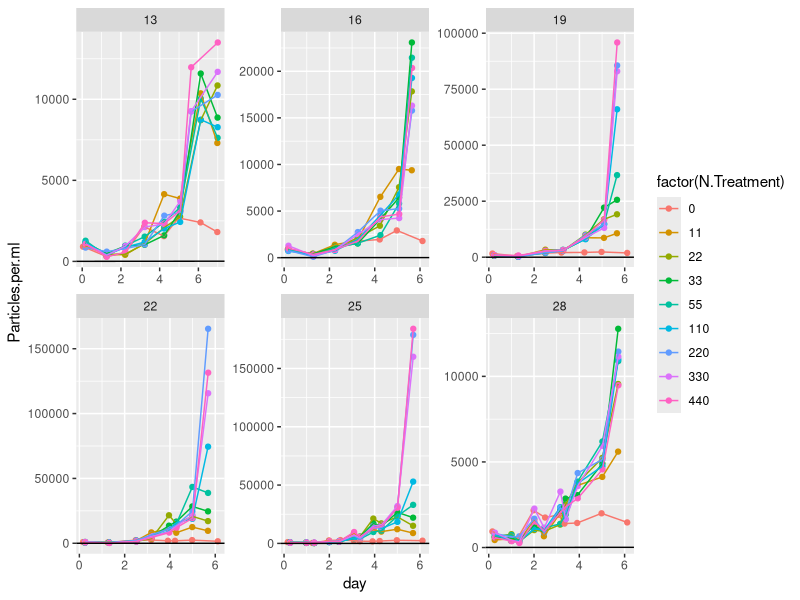
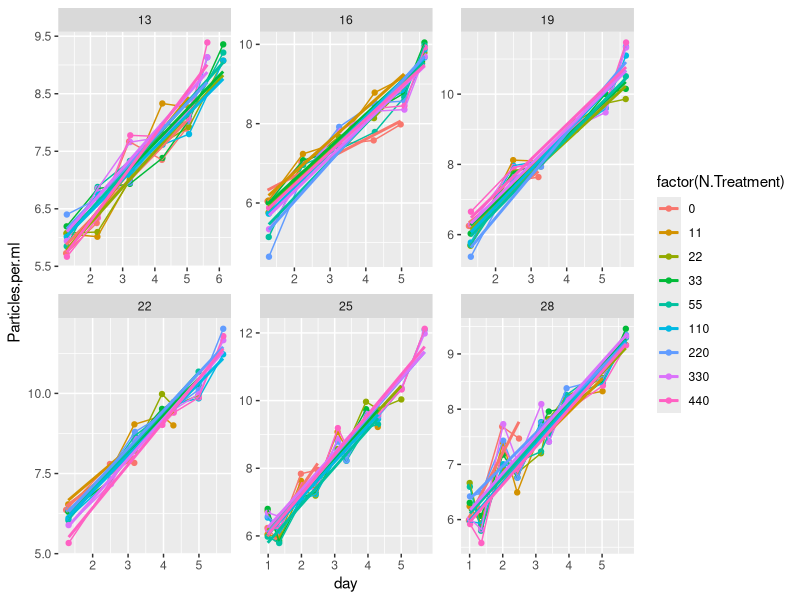

Generate these figures, in order, with R: (Note: this script raises an error after producing the figures.)
library(tidyverse)
library(broom)
library(minpack.lm)
library(purrr)
library(stringr)
library(dplyr)

CS <- read_csv("data/monod_data/CS_15_08_04.csv")


#take raw data, add actual N concentrations
CSN<- CS %>% 	
  mutate(day = Hours.since.Innoc/24) %>% 
  mutate(N.Treatment = str_replace(N.Treatment, "1", "11")) %>%
  mutate(N.Treatment = str_replace(N.Treatment, "2", "22")) %>% 
  mutate(N.Treatment = str_replace(N.Treatment, "3", "33")) %>%
  mutate(N.Treatment = str_replace(N.Treatment, "4", "55")) %>%
  mutate(N.Treatment = str_replace(N.Treatment, "5", "110")) %>%
  mutate(N.Treatment = str_replace(N.Treatment, "6", "220")) %>%
  mutate(N.Treatment = str_replace(N.Treatment, "7", "330")) %>%
  mutate(N.Treatment = str_replace(N.Treatment, "8", "440")) %>%  
  mutate(N.Treatment = str_replace(N.Treatment, "1105", "55")) %>% 
  mutate(N.Treatment = as.numeric(N.Treatment))

#plot raw data 
CSN %>% 
  #mutate(Particles.per.ml = log(Particles.per.ml)) %>% 
  ggplot(data = ., aes(x = day, y = Particles.per.ml, color = factor(N.Treatment))) + geom_point() +
  facet_wrap( ~ Temperature, scales = "free") + geom_line() + geom_abline(slope = 1, intercept = 5)


#filter out data where K seems to have been reaCSed beyond the variability expected by noise (quite arbitrary)
CSfiltered<- CS %>% 
  mutate(day = Hours.since.Innoc/24) %>% 
  #filter(day>0.5) %>% 
  filter(  Temperature == 13 & N.Treatment == 8 & day<6.5 & day>0.5|
           Temperature == 13 & N.Treatment == 7 & day<6.5 & day>0.5|
           Temperature == 13 & N.Treatment == 6 & day<6.5 & day>0.5| 
           Temperature == 13 & N.Treatment == 5 & day<6.5 & day>0.5|
           Temperature == 13 & N.Treatment == 4 & day<6.5 & day>0.5|
           Temperature == 13 & N.Treatment == 3 & day<6.5 & day>0.5|
           Temperature == 13 & N.Treatment == 2 & day<6.5 & day>0.5|
           Temperature == 13 & N.Treatment == 1 & day<5.5 & day>0.5|
           Temperature == 13 & N.Treatment == 0 & day<5.5 & day>0.5|
           Temperature == 16 & N.Treatment == 8 & day<6|
           Temperature == 16 & N.Treatment == 7 & day<6|
           Temperature == 16 & N.Treatment == 6 & day<6| 
           Temperature == 16 & N.Treatment == 5 & day<6|
           Temperature == 16 & N.Treatment == 4 & day<6|
           Temperature == 16 & N.Treatment == 3 & day<6|
           Temperature == 16 & N.Treatment == 2 & day<6|
           Temperature == 16 & N.Treatment == 1 & day<5.5|
           Temperature == 16 & N.Treatment == 0 & day<5.5 & day>0.5|
           Temperature == 19 & N.Treatment == 8 & day<6|
           Temperature == 19 & N.Treatment == 7 & day<6|
           Temperature == 19 & N.Treatment == 6 & day<6| 
           Temperature == 19 & N.Treatment == 5 & day<6|
           Temperature == 19 & N.Treatment == 4 & day<6|
           Temperature == 19 & N.Treatment == 3 & day<6 |
           Temperature == 19 & N.Treatment == 2 & day<6 |
           Temperature == 19 & N.Treatment == 1 & day<5 |
           Temperature == 19 & N.Treatment == 0 & day<3.5 & day>0.5|
           Temperature == 22 & N.Treatment == 8 & day<6 |
           Temperature == 22 & N.Treatment == 7 & day<6 |
           Temperature == 22 & N.Treatment == 6 & day<6 | 
           Temperature == 22 & N.Treatment == 5 & day<6 |
           Temperature == 22 & N.Treatment == 4 & day<5.5 |
           Temperature == 22 & N.Treatment == 3 & day<5.5 |
           Temperature == 22 & N.Treatment == 2 & day<5.5 |
           Temperature == 22 & N.Treatment == 1 & day<4.5 |
           Temperature == 22 & N.Treatment == 0 & day<3.5 & day>0.5|
           Temperature == 25 & N.Treatment == 8 & day<6 |
           Temperature == 25 & N.Treatment == 7 & day<6 |
           Temperature == 25 & N.Treatment == 6 & day<6 | 
           Temperature == 25 & N.Treatment == 5 & day<4.5 |
           Temperature == 25 & N.Treatment == 4 & day<4.5 |
           Temperature == 25 & N.Treatment == 3 & day<4.5 |
           Temperature == 25 & N.Treatment == 2 & day<5.5 |
           Temperature == 25 & N.Treatment == 1 & day<4.5 |
           Temperature == 25 & N.Treatment == 0 & day<2.8 & day>0.5|
           Temperature == 28 & N.Treatment == 8 & day<6 |
           Temperature == 28 & N.Treatment == 7 & day<6 |
           Temperature == 28 & N.Treatment == 6 & day<6 | 
           Temperature == 28 & N.Treatment == 5 & day<6 |
           Temperature == 28 & N.Treatment == 4 & day<6 |
           Temperature == 28 & N.Treatment == 3 & day<6 |
           Temperature == 28 & N.Treatment == 2 & day<6 |
           Temperature == 28 & N.Treatment == 1 & day<5.5 |
           Temperature == 28 & N.Treatment == 0 & day>0.5 & day<2.8  )

#take filtered data, add actual N concentrations
CSfilteredN <- CSfiltered %>% 	
  mutate(N.Treatment = str_replace(N.Treatment, "1", "11")) %>%
  mutate(N.Treatment = str_replace(N.Treatment, "2", "22")) %>% 
  mutate(N.Treatment = str_replace(N.Treatment, "3", "33")) %>%
  mutate(N.Treatment = str_replace(N.Treatment, "4", "55")) %>%
  mutate(N.Treatment = str_replace(N.Treatment, "5", "110")) %>%
  mutate(N.Treatment = str_replace(N.Treatment, "6", "220")) %>%
  mutate(N.Treatment = str_replace(N.Treatment, "7", "330")) %>%
  mutate(N.Treatment = str_replace(N.Treatment, "8", "440")) %>%  
  mutate(N.Treatment = str_replace(N.Treatment, "1105", "55")) %>% 
  mutate(N.Treatment = as.numeric(N.Treatment))


#plot filtered data - linear model fits...
CSfilteredN %>% 
  filter(day>0.5) %>% 
  mutate(Particles.per.ml = log(Particles.per.ml+1)) %>% 
  ggplot(data = ., aes(x = day, y = Particles.per.ml, color = factor(N.Treatment))) + geom_point() +
  facet_wrap( ~ Temperature, scales = "free") + geom_line() + 
  geom_smooth(method=lm, se=FALSE) 


linear_r<-CSfilteredN %>% 
    mutate(Particles.per.ml = log(Particles.per.ml)) %>% 
    filter(day>0.5) %>% 
    group_by(N.Treatment, Temperature) %>% 
    do(tidy(lm(Particles.per.ml ~ day, data=.))) 
write_csv(linear_r, "data-processed/CS_r_lm.csv")

#plot monod curves with error
linear_r %>% 
    filter(term=="day") %>% 
    ggplot(aes(x = N.Treatment, y = estimate, color = factor(N.Treatment))) + geom_point(size = 4) +
      theme_bw() + facet_wrap( ~ Temperature) + 
    geom_errorbar(aes(ymin=estimate-std.error, ymax=estimate+std.error), width=.2)
ggsave("figures/CS_monod_curves.png")

#plot linear fit over raw data
linear_r_aug<- CSfilteredN %>% 
  mutate(Particles.per.ml = log(Particles.per.ml+1)) %>% 
  filter(day>0.5) %>% 
  group_by(N.Treatment, Temperature) %>% 
  do(augment(lm(Particles.per.ml ~ day, data=.))) 

CSN %>% 
  mutate(Particles.per.ml = log(Particles.per.ml)) %>% 
  #filter(N.Treatment %in% c(330,440)) %>% 
  filter(Temperature %in% c(13)) %>% 
  ggplot(data = ., aes(x = day, y = Particles.per.ml, color = factor(N.Treatment))) + 
           geom_point() +
  facet_wrap( ~ N.Treatment, scales = "free") + geom_line() + 
  geom_line(data=subset(linear_r_aug, linear_r_aug$Temperature %in% c(13)), aes(x=day, y=.fitted, colour=factor(N.Treatment)))
  #geom_line(data=linear_r_aug, aes(x=day, y=.fitted, colour=factor(N.Treatment)))

ggsave("figures/CS_linear_R_fits.png")

#fitting monod curve -------
CS_r_lm<-read_csv("data-processed/CS_r_lm.csv") #read in the data

CS_ks_umax<-CS_r_lm %>%
  filter(N.Treatment!=0) %>%
  filter(term=="day") %>% 
  group_by(Temperature) %>% 
  mutate(r_estimate=estimate) %>% 
  do(tidy(nls(r_estimate ~ umax* (N.Treatment / (ks+ N.Treatment)),
              data= .,  start=list(ks = 0.001, umax = 0.01), algorithm="port", lower=list(c=0, d=0),
              control = nls.control(maxiter=100, minFactor=1/204800000))))
write_csv(CS_ks_umax, "data-processed/CS_ks_umax.csv")

CS_ks_umax_fitted<-CS_r_lm %>%
  filter(N.Treatment!=0) %>%
  filter(term=="day") %>% 
  group_by(Temperature) %>% 
  mutate(r_estimate=estimate) %>% 
  do(augment(nls(r_estimate ~ umax* (N.Treatment / (ks+ N.Treatment)),
                 data= .,  start=list(ks = 0.001, umax = 0.01), algorithm="port", lower=list(c=0, d=0),
                 control = nls.control(maxiter=100, minFactor=1/204800000))))

#plot monod curves with fitted line
linear_r %>% 
  filter(term=="day") %>% 
  filter(N.Treatment!=0) %>%
  ggplot(aes(x = N.Treatment, y = estimate, color = factor(N.Treatment))) + geom_point(size = 4) +
  theme_bw() + facet_wrap( ~ Temperature) + 
  geom_errorbar(aes(ymin=estimate-std.error, ymax=estimate+std.error), width=.2) + 
  geom_line(data=CS_ks_umax_fitted, aes(x=N.Treatment, y=.fitted), color=1) 


#stat_function(fun = function(x) test$umax[3]*(x / (test$ks[3]+ x)))
#joey please help me draw line from a dataframe that parse out over plots by temperature

CS_ks_umax %>%
  filter(term=="umax") %>%
  ggplot(aes(x = Temperature, y = estimate)) + geom_point(size = 2) +
  geom_errorbar(aes(ymin=estimate-std.error, ymax=estimate+std.error), width=.2)
  
CS_ks_umax %>%
  filter(term=="ks") %>%
  ggplot(aes(x = Temperature, y = estimate)) + geom_point(size = 4) +
  geom_errorbar(aes(ymin=estimate-std.error, ymax=estimate+std.error), width=.2)


# plot R-star ------------
#R* = mKs / umax - m
#
#set m at 0.1
CS_umax<- CS_ks_umax %>%
  filter(term=="umax") 
CS_ks<- CS_ks_umax %>%
  filter(term=="ks") 
m<-rep(0.1, 6)
CS_umax$rstar<-m * CS_ks$estimate / (CS_umax$estimate - m)
CS_umax %>%
  ggplot(aes(x = Temperature, y = rstar)) + geom_point(size = 4) 

#next redo this by pulling 1000 iterations from umax and k estimates with norm dist with se
#write a function to draw random numbers with a boundary of 0:
rtnorm <- function(n, mean, sd, a = -Inf, b = Inf){
  qnorm(runif(n, pnorm(a, mean, sd), pnorm(b, mean, sd)), mean, sd)
}

CS_rstar_norm_summ<-data.frame(median=1:6, lci=1:6, uci=1:6, Temperature=CS_ks$Temperature)
for(i in 1:length(TT_umax$estimate)){
  rstar_norm<-(rtnorm(n=100, mean=CS_ks$estimate[i], sd=CS_ks$std.error[i], a=0, b=Inf)*m)/
    (rnorm(100, mean=CS_umax$estimate[i], sd=CS_umax$std.error[i])-m)
  CS_rstar_norm_summ[i,c(1:3)]<-quantile(rstar_norm, c(0.5, 0.05, 0.95))
}

write_csv(CS_rstar_norm_summ, "data-processed/CS_rstar.csv")

with(CS_rstar_norm_summ, plot(median~Temperature, ylim=c(0, max(uci)*2), ylab="R star, uM", las=1))
with(CS_rstar_norm_summ, segments(Temperature, lci, 
                                  Temperature, uci))

#
#
#
#
# previous coding working in non-logged data, fitting exponential curve
CSfilteredN %>% 
  group_by(Temperature, N.Treatment) %>% 
  do(tidy(nls(Particles.per.ml ~ 75 * (1+a)^(day),
              data= .,  start=list(a=0.01),
              control = nls.control(maxiter=100, minFactor=1/204800000)))) %>% 
  ungroup() %>% 
  ggplot(aes(x = N.Treatment, y = estimate, color = factor(N.Treatment))) + geom_point(size = 4) +
  geom_line() + theme_bw() + facet_wrap( ~ Temperature)
ggsave("figures/CS_monod_curves.png")
  

CS_r <- CSfilteredN %>% 
  group_by(Temperature, N.Treatment) %>% 
  do(tidy(nls(Particles.per.ml ~ 75 * (1+a)^(day),
              data= .,  start=list(a=0.01),
              control = nls.control(maxiter=100, minFactor=1/204800000)))) 

write_csv(CS_r, "data-processed/fitted_r_CS_from_2015.csv")


CSfilteredN %>% 
  group_by(Temperature, N.Treatment) %>% 
  do(tidy(nls(Particles.per.ml ~ 75 * (1+a)^(day),
              data= .,  start=list(a=0.01),
              control = nls.control(maxiter=100, minFactor=1/204800000)))) %>% 
  ggplot(aes(x = Temperature, y = estimate, color = factor(Temperature))) + geom_point(size = 4) +
  geom_line() + theme_bw() + facet_wrap( ~ N.Treatment)
ggsave("figures/CS_TPC_by_nitrate_curves.png")


#set up the bootstrapping
for (j in c(13, 16, 19, 22, 25, 28)){
  for (k in c(0, 11, 22, 33, 55, 110, 220, 440)){
    test<-subset(CSfilteredN, CSfilteredN$Temperature==j & CSfilteredN$N.Treatment==k)
    boot_r<-1:100
    for(i in 1:100){
      mod<-sample_n(test, length(test$day)-1) %>% #take a sample of 1 - total # of days
        do(tidy(nls(Particles.per.ml ~ 75 * (1+a)^(day),
                    data= .,  start=list(a=0.01),
                    control = nls.control(maxiter=100, minFactor=1/204800000))))
      boot_r[i]<-mod$estimate
      name<-data.frame(a=boot_r, Temperature=test$Temperature[1], N.Treatment=test$N.Treatment[1], run=1:100)
      assign(paste("CSboot_r_unique", test$Temperature[1], test$N.Treatment[1], sep ="_"), name)
    }
  }
}

# bind all of the objects that start with boot_r_unique_!
CS_unique_boots<-do.call("rbind", mget(ls(pattern="CSboot_r_unique")))
dim(CS_unique_boots)

#plot the bootstrapped data - monod
CS_unique_boots %>% 
  group_by(Temperature, N.Treatment) %>% 
  ggplot(aes(x = N.Treatment, y = a, color = factor(N.Treatment))) + geom_point(size = 2) +
  geom_line() + theme_bw() + facet_wrap( ~ Temperature) + 
  stat_summary(mapping = aes(x = N.Treatment, y = a),
               fun.ymin = function(z) { quantile(z,0.05) },
               fun.ymax = function(z) { quantile(z,0.95) },
               fun.y = median, pch=1, size = 0.5, colour="black")
ggsave("figures/CS_monod_bootstrap.png")

#fit monod curve to each bootstrap
CS_ks_umax_boot<-CS_unique_boots %>%
  filter(N.Treatment!=0) %>%
  filter(N.Treatment!=330) %>%
  group_by(Temperature, run) %>% 
  mutate(r_estimate=a) %>% 
  do(tidy(nls(r_estimate ~ umax* (N.Treatment / (ks+ N.Treatment)),
              data= .,  start=list(ks = 0.2, umax = 1), algorithm="port", lower=list(c=0, d=0),
              control = nls.control(maxiter=500, minFactor=1/204800000))))
write_csv(CS_ks_umax_boot, "data-processed/CS_ks_umax_boot.csv")


#plot monod curves with fitted line
CS_ks_umax_fitted<-CS_unique_boots %>%
  filter(N.Treatment!=0) %>%
  filter(N.Treatment!=330) %>%
  group_by(Temperature, run) %>% 
  mutate(r_estimate=a) %>% 
  do(augment(nls(r_estimate ~ umax* (N.Treatment / (ks+ N.Treatment)),
                 data= .,  start=list(ks = 0.2, umax = 1), algorithm="port", lower=list(c=0, d=0),
                 control = nls.control(maxiter=100, minFactor=1/204800000))))

CS_unique_boots %>% 
  group_by(Temperature) %>% 
  filter(N.Treatment!=0) %>%
  ggplot(aes(x = N.Treatment, y = a, color = factor(N.Treatment))) + geom_point(size = 2) +
  theme_bw() + facet_wrap( ~ Temperature) + 
  geom_line(data=CS_ks_umax_fitted, aes(x=N.Treatment, y=.fitted, color=as.factor(run))) 
ggsave("figures/CS_monod_fitted_bootstrapped.png")
#Joey - can you help make this nice?

#get range of ks and umax for each temp
CS_summ_ks_umax<-CS_ks_umax_boot %>%
  #filter(term=="ks") %>% 
  group_by(Temperature, term) %>% 
  summarize(., mn=median(estimate), uci=quantile(estimate, 0.95), lci=quantile(estimate, 0.05))

CS_summ_ks_umax %>%
  ggplot(aes(x = Temperature, y = mn)) + geom_point(size = 2) +
  facet_wrap( ~ term, scales = "free") +
  geom_errorbar(aes(ymin=lci, ymax=uci), width=.2)
ggsave("figures/CS_ks_umax_boot.png")
write_csv(CS_summ_ks_umax, "data-processed/CS_summ_ks_umax.csv")
